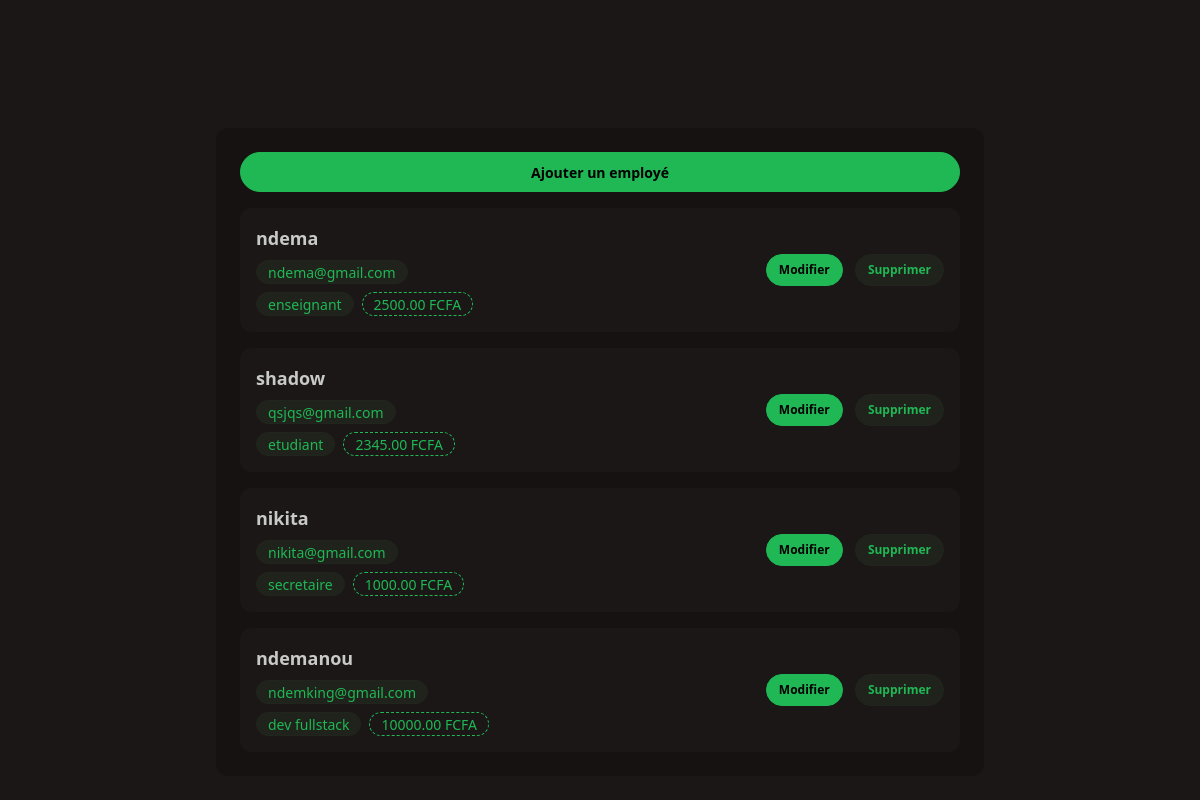
Before: / with the older database file.
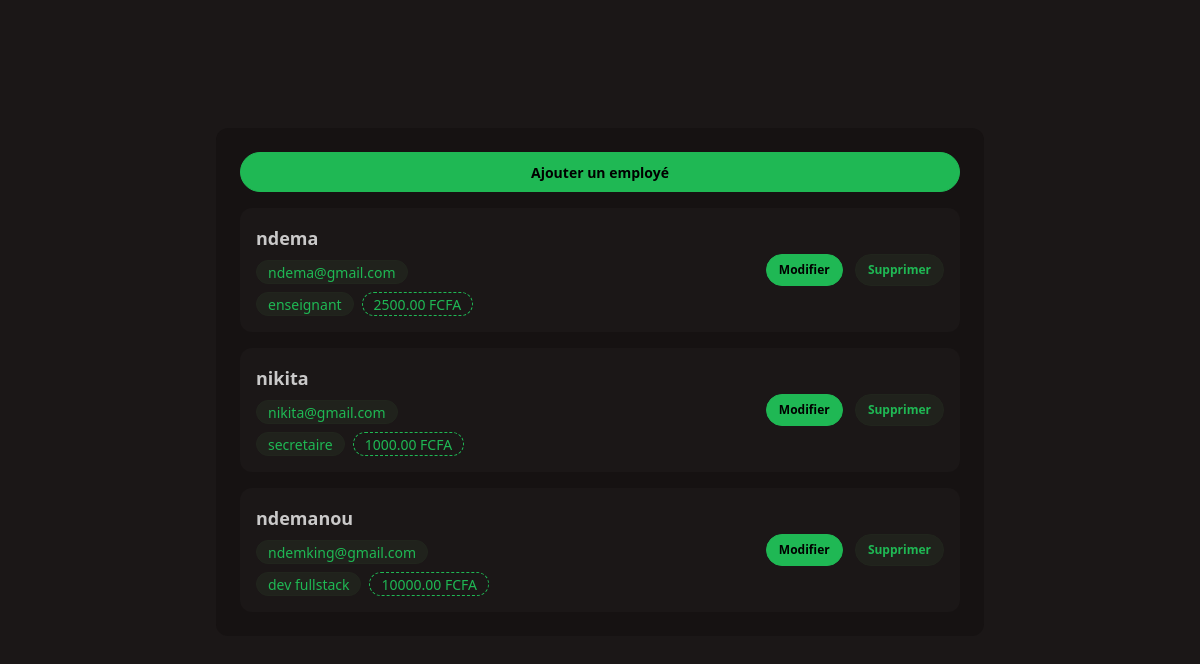
After: the same page with the newer database file.
### employe/models.py (models this page shows, shortened)
class Employe(models.Model):
    nom = models.CharField(max_length=100)
    email = models.EmailField()
    poste = models.CharField(max_length=100)
    salaire = models.DecimalField(max_digits=10,decimal_places=2)

### employe/views.py (the view)
# urls.py: path('', views.liste_employes, name="liste_employe"),
def liste_employes(request):
    employes = Employe.objects.all()
    context = {
        'employes':employes
        }
    return render(request, "employe/list.html", context)

### employe/templates/employe/list.html
{% extends "employe/base.html" %}
{% block content %}
    <div class="w-full bg-base-200">
        <div class="mb-4">
            <a href="{% url 'ajouter_employe' %}" class="btn btn-primary w-full">Ajouter un employé</a>
        </div>
        <div class="space-y-4 w-full">
            {% for emp in employes %}
            <div class="p-4 bg-base-100 w-full rounded-xl flex justify-between items-center">
                <div class="space-y-2">
                    <p class="font-bold text-lg">{{ emp.nom }}</p>
                    <p class="badge badge-soft badge-primary">{{ emp.email }}</p>
                    <div class="flex gap-2">
                        <p class="badge badge-soft badge-primary">{{ emp.poste }}</p>
                        <p class="badge badge-dash badge-primary">{{ emp.salaire }} FCFA</p>
                    </div>
                </div>
                <div class="space-x-2">
                    <a href="{% url 'modifier_employe' emp.id %}" class="btn btn-primary btn-sm">Modifier</a>
                    <a href="{% url 'supprimer_employe' emp.id %}" class="btn btn-primary btn-soft btn-sm">Supprimer</a>
                </div>
            </div>
            {% endfor %}
        </div>
    </div>
{% endblock content %}

### employe/templates/employe/base.html (shortened to what this page needs)
{% load static %}
<!DOCTYPE html>
<html lang="en" data-theme="forest">
<head>
    <link href="https://cdn.jsdelivr.net/npm/daisyui@5" rel="stylesheet" type="text/css" />
    <script src="https://cdn.jsdelivr.net/npm/@tailwindcss/browser@4"></script>
    <link href="https://cdn.jsdelivr.net/npm/daisyui@5/themes.css" rel="stylesheet" type="text/css" />
    <link rel="stylesheet" href="{% static 'css/output.css' %}">
</head>
<body>
    <div class="flex justify-center mt-32">
        <div class="flex flex-col w-3xl bg-base-200 rounded-xl p-6">
            <div class="w-full h-fit">
                {% block content %}
                {% endblock  %}
            </div>
        </div>
    </div>
</body>
</html>

Changed rows visible on the page:
removed Employe: nom "shadow", email "qsjqs@gmail.com", poste "etudiant", salaire "2345.00"
